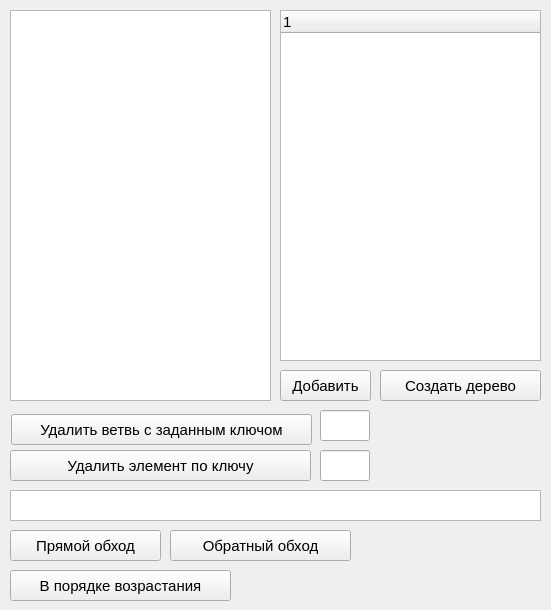
<?xml version="1.0" encoding="UTF-8"?>
<ui version="4.0">
 <class>MainWindow</class>
 <widget class="QMainWindow" name="MainWindow">
  <property name="geometry">
   <rect>
    <x>0</x>
    <y>0</y>
    <width>551</width>
    <height>610</height>
   </rect>
  </property>
  <property name="font">
   <font>
    <pointsize>11</pointsize>
   </font>
  </property>
  <property name="windowTitle">
   <string>MainWindow</string>
  </property>
  <widget class="QWidget" name="centralwidget">
   <widget class="QTreeWidget" name="treeWidget">
    <property name="geometry">
     <rect>
      <x>280</x>
      <y>10</y>
      <width>261</width>
      <height>351</height>
     </rect>
    </property>
    <column>
     <property name="text">
      <string notr="true">1</string>
     </property>
    </column>
   </widget>
   <widget class="QPushButton" name="pushButton">
    <property name="geometry">
     <rect>
      <x>380</x>
      <y>370</y>
      <width>161</width>
      <height>31</height>
     </rect>
    </property>
    <property name="font">
     <font>
      <pointsize>11</pointsize>
     </font>
    </property>
    <property name="text">
     <string>Создать дерево</string>
    </property>
   </widget>
   <widget class="QTableWidget" name="tableWidget">
    <property name="geometry">
     <rect>
      <x>10</x>
      <y>10</y>
      <width>261</width>
      <height>391</height>
     </rect>
    </property>
   </widget>
   <widget class="QPushButton" name="pushButton_add">
    <property name="geometry">
     <rect>
      <x>280</x>
      <y>370</y>
      <width>91</width>
      <height>31</height>
     </rect>
    </property>
    <property name="font">
     <font>
      <pointsize>11</pointsize>
     </font>
    </property>
    <property name="text">
     <string>Добавить</string>
    </property>
   </widget>
   <widget class="QPushButton" name="pushButton_removeKey">
    <property name="geometry">
     <rect>
      <x>10</x>
      <y>450</y>
      <width>301</width>
      <height>31</height>
     </rect>
    </property>
    <property name="font">
     <font>
      <pointsize>11</pointsize>
     </font>
    </property>
    <property name="text">
     <string>Удалить элемент по ключу</string>
    </property>
   </widget>
   <widget class="QLineEdit" name="lineEdit_key">
    <property name="geometry">
     <rect>
      <x>320</x>
      <y>450</y>
      <width>50</width>
      <height>31</height>
     </rect>
    </property>
    <property name="font">
     <font>
      <pointsize>11</pointsize>
     </font>
    </property>
   </widget>
   <widget class="QPushButton" name="pushButton_remove">
    <property name="geometry">
     <rect>
      <x>11</x>
      <y>414</y>
      <width>301</width>
      <height>31</height>
     </rect>
    </property>
    <property name="font">
     <font>
      <pointsize>11</pointsize>
     </font>
    </property>
    <property name="text">
     <string>Удалить ветвь с заданным ключом</string>
    </property>
   </widget>
   <widget class="QLineEdit" name="lineEdit">
    <property name="geometry">
     <rect>
      <x>320</x>
      <y>410</y>
      <width>50</width>
      <height>31</height>
     </rect>
    </property>
    <property name="font">
     <font>
      <pointsize>11</pointsize>
     </font>
    </property>
   </widget>
   <widget class="QTextBrowser" name="textBrowser">
    <property name="geometry">
     <rect>
      <x>10</x>
      <y>490</y>
      <width>531</width>
      <height>31</height>
     </rect>
    </property>
   </widget>
   <widget class="QPushButton" name="pushButton_preOrder">
    <property name="geometry">
     <rect>
      <x>10</x>
      <y>530</y>
      <width>151</width>
      <height>31</height>
     </rect>
    </property>
    <property name="text">
     <string>Прямой обход</string>
    </property>
   </widget>
   <widget class="QPushButton" name="pushButton_postOrder">
    <property name="geometry">
     <rect>
      <x>170</x>
      <y>530</y>
      <width>181</width>
      <height>31</height>
     </rect>
    </property>
    <property name="text">
     <string>Обратный обход</string>
    </property>
   </widget>
   <widget class="QPushButton" name="pushButton_order">
    <property name="geometry">
     <rect>
      <x>10</x>
      <y>570</y>
      <width>221</width>
      <height>31</height>
     </rect>
    </property>
    <property name="text">
     <string>В порядке возрастания</string>
    </property>
   </widget>
  </widget>
 </widget>
 <resources/>
 <connections/>
</ui>
